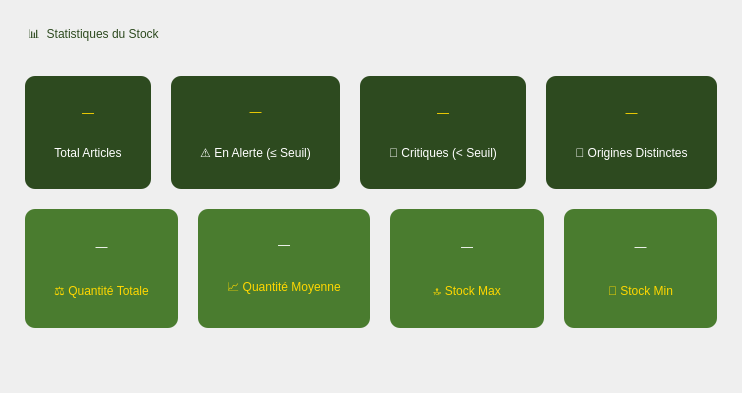
          <widget class="QWidget" name="stockStatsTab">
           <attribute name="title">
            <string>Statistiques</string>
           </attribute>
           <layout class="QVBoxLayout" name="verticalLayout_stats">
            <property name="spacing">
             <number>20</number>
            </property>
            <property name="margin" stdset="0">
             <number>25</number>
            </property>
            <item>
             <widget class="QLabel" name="statsTitleStock">
              <property name="styleSheet">
               <string notr="true">font: 900 16pt &quot;Segoe UI&quot;; color: #2d4a1f; border-bottom: 2px solid #ffd700; padding-bottom: 8px;</string>
              </property>
              <property name="text">
               <string>📊  Statistiques du Stock</string>
              </property>
             </widget>
            </item>
            <item>
             <layout class="QHBoxLayout" name="statsRow1">
              <property name="spacing">
               <number>20</number>
              </property>
              <item>
               <widget class="QFrame" name="cardTotalStocks">
                <property name="styleSheet">
                 <string notr="true">QFrame{background:#2d4a1f; border-radius:10px; padding:10px;}</string>
                </property>
                <layout class="QVBoxLayout">
                 <item>
                  <widget class="QLabel" name="valueTotalStocks">
                   <property name="styleSheet">
                    <string notr="true">color:#ffd700; font: 900 28pt &quot;Segoe UI&quot;;</string>
                   </property>
                   <property name="text">
                    <string>—</string>
                   </property>
                   <property name="alignment">
                    <set>Qt::AlignmentFlag::AlignCenter</set>
                   </property>
                  </widget>
                 </item>
                 <item>
                  <widget class="QLabel" name="labelTotalStocks">
                   <property name="styleSheet">
                    <string notr="true">color:#ffffff; font: 10pt &quot;Segoe UI&quot;;</string>
                   </property>
                   <property name="text">
                    <string>Total Articles</string>
                   </property>
                   <property name="alignment">
                    <set>Qt::AlignmentFlag::AlignCenter</set>
                   </property>
                  </widget>
                 </item>
                </layout>
               </widget>
              </item>
              <item>
               <widget class="QFrame" name="cardAlertStocks">
                <property name="styleSheet">
                 <string notr="true">QFrame{background:#2d4a1f; border-radius:10px; padding:10px;}</string>
                </property>
                <layout class="QVBoxLayout">
                 <item>
                  <widget class="QLabel" name="valueAlertStocks">
                   <property name="styleSheet">
                    <string notr="true">color:#ffd700; font: 900 28pt &quot;Segoe UI&quot;;</string>
                   </property>
                   <property name="text">
                    <string>—</string>
                   </property>
                   <property name="alignment">
                    <set>Qt::AlignmentFlag::AlignCenter</set>
                   </property>
                  </widget>
                 </item>
                 <item>
                  <widget class="QLabel" name="labelAlertStocks">
                   <property name="styleSheet">
                    <string notr="true">color:#ffffff; font: 10pt &quot;Segoe UI&quot;;</string>
                   </property>
                   <property name="text">
                    <string>⚠ En Alerte (≤ Seuil)</string>
                   </property>
                   <property name="alignment">
                    <set>Qt::AlignmentFlag::AlignCenter</set>
                   </property>
                  </widget>
                 </item>
                </layout>
               </widget>
              </item>
              <item>
               <widget class="QFrame" name="cardStockCritique">
                <property name="styleSheet">
                 <string notr="true">QFrame{background:#2d4a1f; border-radius:10px; padding:10px;}</string>
                </property>
                <layout class="QVBoxLayout">
                 <item>
                  <widget class="QLabel" name="valueStockCritique">
                   <property name="styleSheet">
                    <string notr="true">color:#ffd700; font: 900 28pt &quot;Segoe UI&quot;;</string>
                   </property>
                   <property name="text">
                    <string>—</string>
                   </property>
                   <property name="alignment">
                    <set>Qt::AlignmentFlag::AlignCenter</set>
                   </property>
                  </widget>
                 </item>
                 <item>
                  <widget class="QLabel" name="labelStockCritique">
                   <property name="styleSheet">
                    <string notr="true">color:#ffffff; font: 10pt &quot;Segoe UI&quot;;</string>
                   </property>
                   <property name="text">
                    <string>🔴 Critiques (&lt; Seuil)</string>
                   </property>
                   <property name="alignment">
                    <set>Qt::AlignmentFlag::AlignCenter</set>
                   </property>
                  </widget>
                 </item>
                </layout>
               </widget>
              </item>
              <item>
               <widget class="QFrame" name="cardNbOrigines">
                <property name="styleSheet">
                 <string notr="true">QFrame{background:#2d4a1f; border-radius:10px; padding:10px;}</string>
                </property>
                <layout class="QVBoxLayout">
                 <item>
                  <widget class="QLabel" name="valueNbOrigines">
                   <property name="styleSheet">
                    <string notr="true">color:#ffd700; font: 900 28pt &quot;Segoe UI&quot;;</string>
                   </property>
                   <property name="text">
                    <string>—</string>
                   </property>
                   <property name="alignment">
                    <set>Qt::AlignmentFlag::AlignCenter</set>
                   </property>
                  </widget>
                 </item>
                 <item>
                  <widget class="QLabel" name="labelNbOrigines">
                   <property name="styleSheet">
                    <string notr="true">color:#ffffff; font: 10pt &quot;Segoe UI&quot;;</string>
                   </property>
                   <property name="text">
                    <string>📍 Origines Distinctes</string>
                   </property>
                   <property name="alignment">
                    <set>Qt::AlignmentFlag::AlignCenter</set>
                   </property>
                  </widget>
                 </item>
                </layout>
               </widget>
              </item>
             </layout>
            </item>
            <item>
             <layout class="QHBoxLayout" name="statsRow2">
              <property name="spacing">
               <number>20</number>
              </property>
              <item>
               <widget class="QFrame" name="cardTotalQte">
                <property name="styleSheet">
                 <string notr="true">QFrame{background:#4a7c2f; border-radius:10px; padding:10px;}</string>
                </property>
                <layout class="QVBoxLayout">
                 <item>
                  <widget class="QLabel" name="valueTotalQuantite">
                   <property name="styleSheet">
                    <string notr="true">color:#ffffff; font: 700 18pt &quot;Segoe UI&quot;;</string>
                   </property>
                   <property name="text">
                    <string>—</string>
                   </property>
                   <property name="alignment">
                    <set>Qt::AlignmentFlag::AlignCenter</set>
                   </property>
                  </widget>
                 </item>
                 <item>
                  <widget class="QLabel" name="labelTotalQuantite">
                   <property name="styleSheet">
                    <string notr="true">color:#ffd700; font: 10pt &quot;Segoe UI&quot;;</string>
                   </property>
                   <property name="text">
                    <string>⚖ Quantité Totale</string>
                   </property>
                   <property name="alignment">
                    <set>Qt::AlignmentFlag::AlignCenter</set>
                   </property>
                  </widget>
                 </item>
                </layout>
               </widget>
              </item>
              <item>
               <widget class="QFrame" name="cardMoyenneQte">
                <property name="styleSheet">
                 <string notr="true">QFrame{background:#4a7c2f; border-radius:10px; padding:10px;}</string>
                </property>
                <layout class="QVBoxLayout">
                 <item>
                  <widget class="QLabel" name="valueMoyenneQuantite">
                   <property name="styleSheet">
                    <string notr="true">color:#ffffff; font: 700 18pt &quot;Segoe UI&quot;;</string>
                   </property>
                   <property name="text">
                    <string>—</string>
                   </property>
                   <property name="alignment">
                    <set>Qt::AlignmentFlag::AlignCenter</set>
                   </property>
                  </widget>
                 </item>
                 <item>
                  <widget class="QLabel" name="labelMoyenneQuantite">
                   <property name="styleSheet">
                    <string notr="true">color:#ffd700; font: 10pt &quot;Segoe UI&quot;;</string>
                   </property>
                   <property name="text">
                    <string>📈 Quantité Moyenne</string>
                   </property>
                   <property name="alignment">
                    <set>Qt::AlignmentFlag::AlignCenter</set>
                   </property>
                  </widget>
                 </item>
                </layout>
               </widget>
              </item>
              <item>
               <widget class="QFrame" name="cardStockMax">
                <property name="styleSheet">
                 <string notr="true">QFrame{background:#4a7c2f; border-radius:10px; padding:10px;}</string>
                </property>
                <layout class="QVBoxLayout">
                 <item>
                  <widget class="QLabel" name="valueStockMax">
                   <property name="styleSheet">
                    <string notr="true">color:#ffffff; font: 700 11pt &quot;Segoe UI&quot;;</string>
                   </property>
                   <property name="text">
                    <string>—</string>
                   </property>
                   <property name="alignment">
                    <set>Qt::AlignmentFlag::AlignCenter</set>
                   </property>
                  </widget>
                 </item>
                 <item>
                  <widget class="QLabel" name="labelStockMax">
                   <property name="styleSheet">
                    <string notr="true">color:#ffd700; font: 10pt &quot;Segoe UI&quot;;</string>
                   </property>
                   <property name="text">
                    <string>🔝 Stock Max</string>
                   </property>
                   <property name="alignment">
                    <set>Qt::AlignmentFlag::AlignCenter</set>
                   </property>
                  </widget>
                 </item>
                </layout>
               </widget>
              </item>
              <item>
               <widget class="QFrame" name="cardStockMin">
                <property name="styleSheet">
                 <string notr="true">QFrame{background:#4a7c2f; border-radius:10px; padding:10px;}</string>
                </property>
                <layout class="QVBoxLayout">
                 <item>
                  <widget class="QLabel" name="valueStockMin">
                   <property name="styleSheet">
                    <string notr="true">color:#ffffff; font: 700 11pt &quot;Segoe UI&quot;;</string>
                   </property>
                   <property name="text">
                    <string>—</string>
                   </property>
                   <property name="alignment">
                    <set>Qt::AlignmentFlag::AlignCenter</set>
                   </property>
                  </widget>
                 </item>
                 <item>
                  <widget class="QLabel" name="labelStockMin">
                   <property name="styleSheet">
                    <string notr="true">color:#ffd700; font: 10pt &quot;Segoe UI&quot;;</string>
                   </property>
                   <property name="text">
                    <string>🔻 Stock Min</string>
                   </property>
                   <property name="alignment">
                    <set>Qt::AlignmentFlag::AlignCenter</set>
                   </property>
                  </widget>
                 </item>
                </layout>
               </widget>
              </item>
             </layout>
            </item>
            <item>
             <spacer name="verticalSpacerStats">
              <property name="orientation">
               <enum>Qt::Orientation::Vertical</enum>
              </property>
              <property name="sizeHint" stdset="0">
               <size>
                <width>20</width>
                <height>40</height>
               </size>
              </property>
             </spacer>
            </item>
           </layout>
          </widget>
